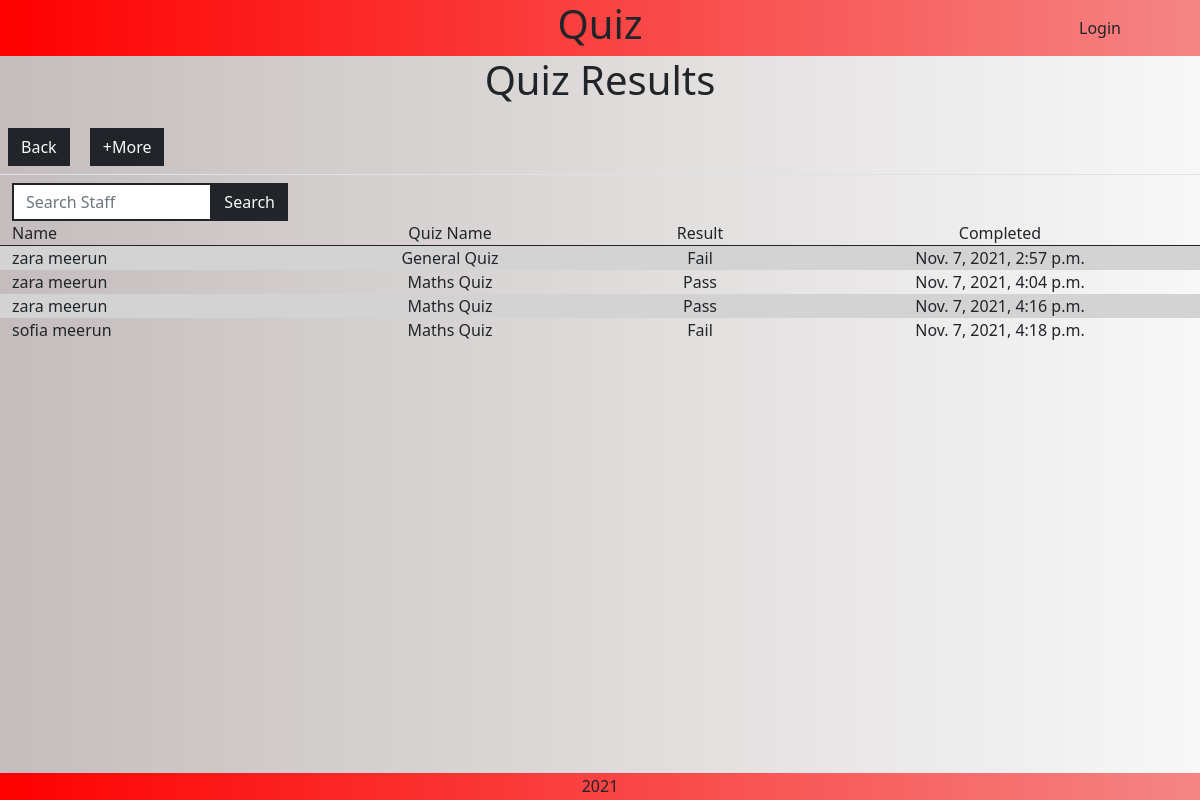
Before: /staff/quiz_results with the older database file.
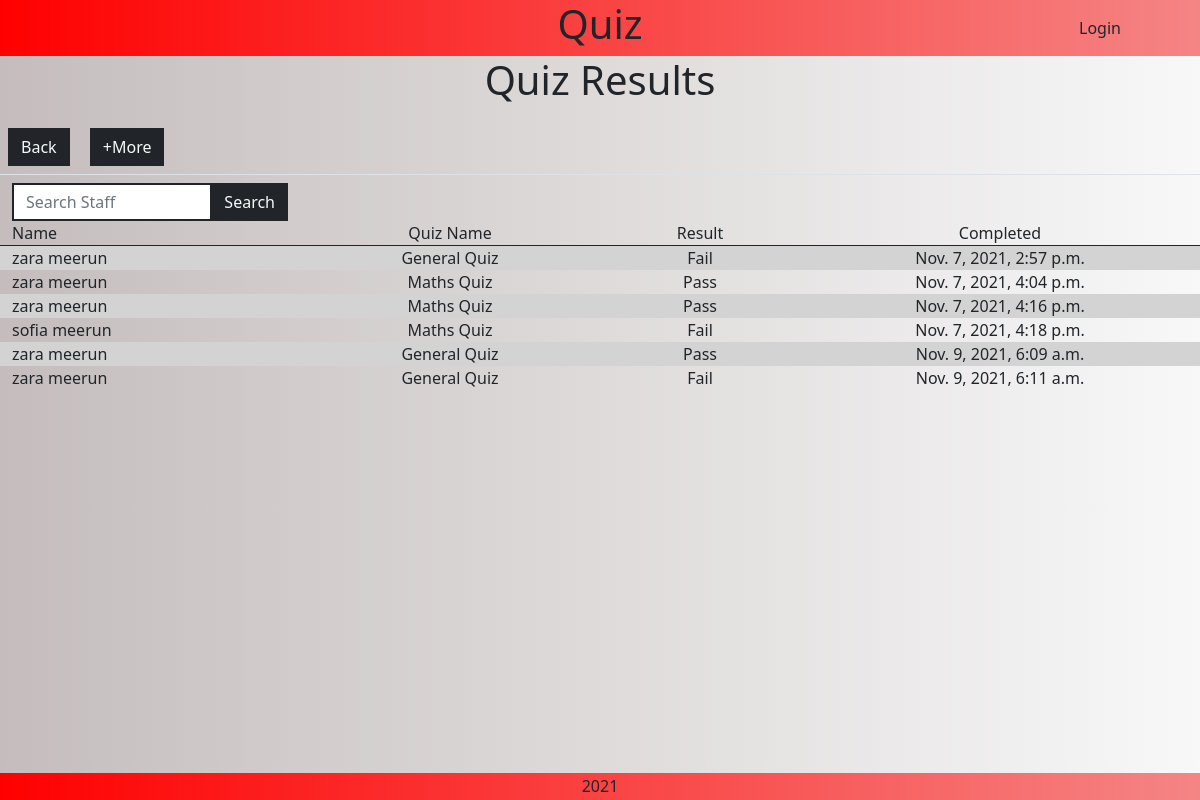
After: the same page with the newer database file.
### quiz/models.py (models this page shows, shortened)
class Results(models.Model):
    class Meta:
        verbose_name_plural = "Results"
    staff= models.ForeignKey(
            'staff.Staff', null=False, blank=False, on_delete=models.CASCADE,
            related_name='results')
    quiz_name = models.CharField(max_length=254)
    results = models.CharField(max_length=254)
    attempts = models.IntegerField(default=0)
    created_at = models.DateTimeField(auto_now_add=True)
    pass_fail = models.CharField(max_length=254)

### staff/models.py (models this page shows, shortened)
class Staff(models.Model):
    class Meta:
        verbose_name_plural = "Staff"
    employee_number = models.IntegerField(unique=True)
    first_name = models.CharField(max_length=254)
    last_name = models.CharField(max_length=254)
    email_address = models.EmailField()

### staff/views.py (the view, shortened to what this page needs)
# urls.py: path('quiz_results', views.quiz_results, name='quiz_results'),
def quiz_results(request):
    all_results = Results.objects.all()
    context = {
    'results': all_results,
    }
    return render(request, 'staff/quiz_results.html', context)

### staff/templates/staff/quiz_results.html (shortened to what this page needs)
{% extends "base.html" %}
{% load static %}
{% load crispy_forms_tags %}
{% block extra_css %}
    <link rel="stylesheet" href="{% static 'staff/css/staff.css' %}">
{% endblock %}
{% block content %}
    <div class="text-center h1 mb-3">Quiz Results</div>
    <a href="{% url 'staff' %}" class="m-2 btn btn-dark rounded-0 text-light">Back</a>
    <a href="#" class="m-2 btn btn-dark rounded-0 text-light show-more">+More</a>
    <div class="row m-0 border-top d-flex justify-content-left">
        <div class="col-10 col-md-4 col-lg-3 mt-2">
            <form action="{% url 'quiz_results' %}" method="GET" id="characterForm">
                <div class="input-group">
                    <input type="search" class="form-control custom-select rounded-0 border-2 border-dark" name="q" placeholder="Search Staff">
                    <button class="btn btn-outline-dark bg-dark text-light rounded-0 input-group-append ml-auto search-button" type="submit"><div class="text">Search</div></button>
                </div>
            </form>
        </div>
    </div>
    <div class="row m-0 staff-text border-bottom border-dark">
        <div class="col-3">Name</div>
        <div class="col-3 text-center">Quiz Name</div>
        <div class="col-2 text-center">Result</div>
        <div class="col-4 text-center">Completed</div>
    </div>
    <div class="row m-0 staff-text">
        {% for result in results %}
            {% if forloop.counter|divisibleby:2 %}
                <div class="col-3">{{ result.staff.first_name }} {{ result.staff.last_name }}</div>
                <div class="col-3 text-center">{{ result.quiz_name }}</div>
                <div class="col-2 text-center">{{ result.pass_fail }}</div>
                <div class="col-4 text-center">{{ result.created_at }}</div>
            {% else %}
                <div class="col-3 bg-secondary">{{ result.staff.first_name }} {{ result.staff.last_name }}</div>
                <div class="col-3 text-center bg-secondary">{{ result.quiz_name }}</div>
                <div class="col-2 text-center bg-secondary">{{ result.pass_fail }}</div>
                <div class="col-4 text-center bg-secondary">{{ result.created_at }}</div>
            {% endif %}
        {% endfor %}
    </div>
{% endblock %}

### templates/base.html (shortened to what this page needs)
{% load static %}
<!doctype html>
<html lang="en">
    <head>
        <link href="https://cdn.jsdelivr.net/npm/bootstrap@5.1.3/dist/css/bootstrap.min.css" rel="stylesheet">
        <link rel="stylesheet" href="https://use.fontawesome.com/releases/v5.15.4/css/all.css">
        <link rel="stylesheet" href="{% static 'css/base.css' %}">
        {% block extra_css %}
        {% endblock %}
    </head>
    <body>
        <nav class="row m-0 bg-grad">
            <div class="d-none d-md-block col-md-2"></div>
            <div class="col-8 col-md-8 h1 text-center">
                <a class="text-dark logo" href="{% url 'home' %}">Quiz</a>
            </div>
            {% if request.user.is_superuser %}
                <a href="{% url 'staff' %}" class="p-0 col-2 col-md-1 text-center my-auto text-dark logout-button nav-text">Admin</a>
                <a href="{% url 'logout' %}" class="p-0 col-2 col-md-1 text-center my-auto text-dark logout-button nav-text">Logout</a>
            {% else %}
                <a href="#" class="p-0 col-4 col-md-2 text-center my-auto text-dark login-button nav-text">Login</a>
            {% endif %}
        </nav>
        <div class="content">
            {% block content %}
            {% endblock %}
        </div>
        <footer class="footer text-center h6 m-0">
            <div class="p-1 bg-grad text-dark">2021</div>
        </footer>
    </body>
</html>

### static/css/base.css (style rules this page uses)
body, html { margin: 0; display: flex; flex-direction: column; height: 100vh; }
.bg-grad { background-image: linear-gradient(to right, red , rgb(245, 133, 133)); }
nav a { text-decoration: none !important; }
.content { flex: 1; background-image: linear-gradient(to right, rgb(197, 189, 189) , rgb(248, 248, 248)); }
.bg-secondary { background: rgb(156, 153, 153) !important; }
input { height: 30px; }

### staff/static/staff/css/staff.css (style rules this page uses)
.bg-secondary { background: lightgray !important; }
.custom-select { height: 38px; }

Changed rows visible on the page:
added Results: staff.first_name "zara", staff.last_name "meerun", quiz_name "General Quiz", pass_fail "Pass", created_at "Nov. 9, 2021, 6:09 a.m."
added Results: staff.first_name "zara", staff.last_name "meerun", quiz_name "General Quiz", pass_fail "Fail", created_at "Nov. 9, 2021, 6:11 a.m."
